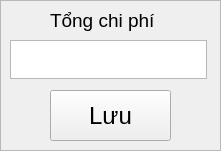
      <widget class="QFrame" name="frame_3">
       <property name="geometry">
        <rect>
         <x>110</x>
         <y>240</y>
         <width>221</width>
         <height>151</height>
        </rect>
       </property>
       <property name="frameShape">
        <enum>QFrame::StyledPanel</enum>
       </property>
       <property name="frameShadow">
        <enum>QFrame::Plain</enum>
       </property>
       <widget class="QPushButton" name="Luu">
        <property name="geometry">
         <rect>
          <x>50</x>
          <y>90</y>
          <width>121</width>
          <height>51</height>
         </rect>
        </property>
        <property name="font">
         <font>
          <pointsize>18</pointsize>
         </font>
        </property>
        <property name="text">
         <string>Lưu</string>
        </property>
       </widget>
       <widget class="QPlainTextEdit" name="tcp">
        <property name="geometry">
         <rect>
          <x>10</x>
          <y>40</y>
          <width>197</width>
          <height>39</height>
         </rect>
        </property>
        <property name="font">
         <font>
          <pointsize>14</pointsize>
         </font>
        </property>
       </widget>
       <widget class="QLabel" name="label_5">
        <property name="geometry">
         <rect>
          <x>50</x>
          <y>0</y>
          <width>131</width>
          <height>41</height>
         </rect>
        </property>
        <property name="font">
         <font>
          <pointsize>14</pointsize>
         </font>
        </property>
        <property name="text">
         <string>Tổng chi phí</string>
        </property>
       </widget>
      </widget>
